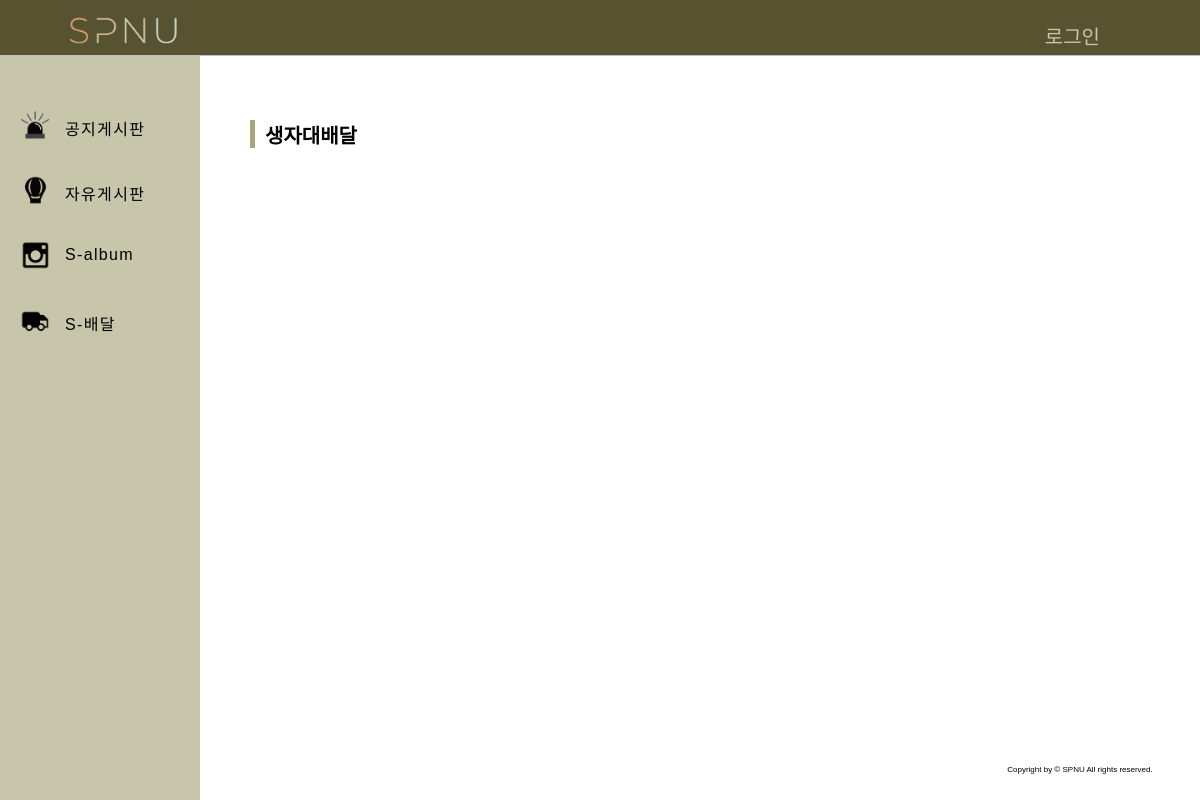
/delivery/, run on an earlier commit of the app's database.
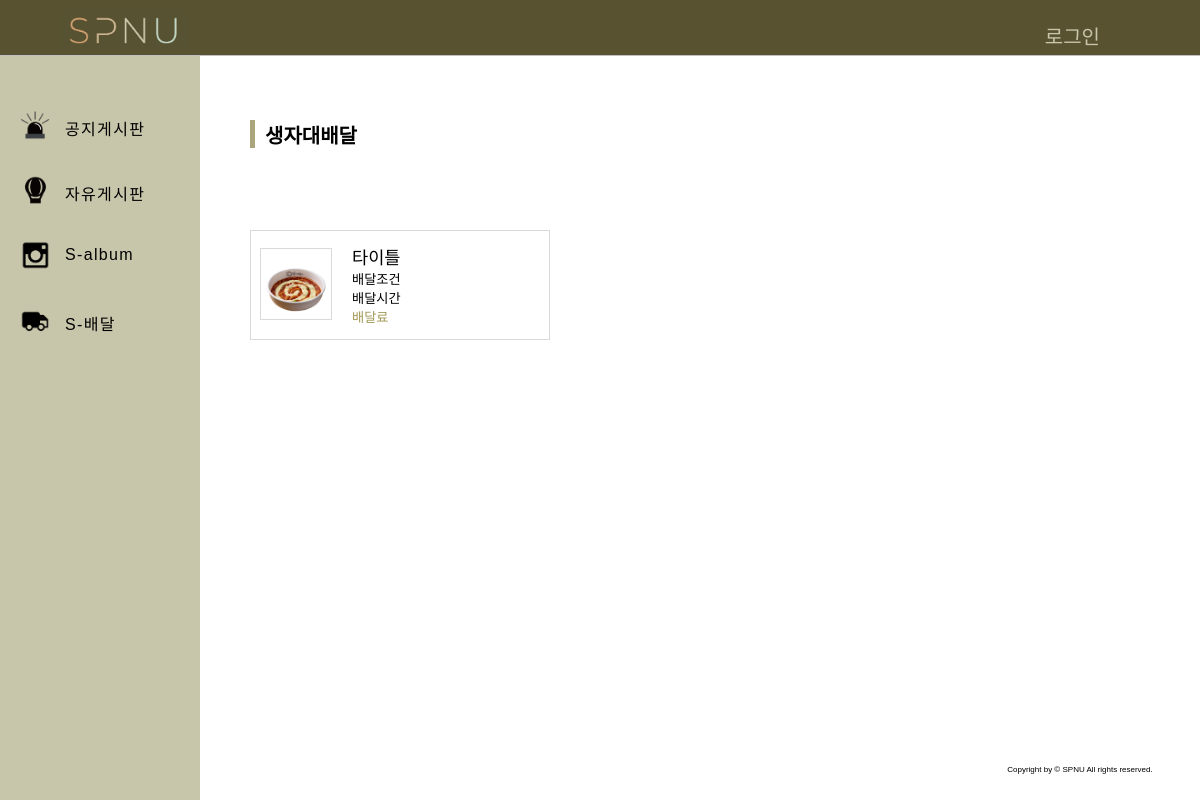
And on a later commit of the database.
### delivery/models.py (models this page shows, shortened)
class DeliveryList(models.Model):
    title = models.CharField(max_length=100, blank=True, null=True)
    image = models.ImageField(upload_to='image/', blank=True, null=True)
    text = RichTextUploadingField(null = True, blank =True)

### delivery/views.py (the view)
# urls.py: path('', include('delivery.urls')),
def delivery(request):
    delivery_lists = DeliveryList.objects.all()
    return render(request, 'delivery.html', {'delivery_lists' : delivery_lists})

### delivery/templates/delivery.html (shortened to what this page needs)
{% extends 'base.html' %}
{% block contents %}
{% load staticfiles %}
<div class="PageName">생자대배달</div>
<div class="pagecontent-delivery">
{% for delivery_list in delivery_lists %}
<div id="{{forloop.counter}}" class ="hello" >
<div class="DeliveryList-Container">
    <div class="restaurantBox" style="cursor : pointer;">
        <table class="restaurant-list-Table">
            <tbody class="restaurnt-list-tbody">
                <tr class="restaurnt-list-tr">
                    <td class="restaurnt-list-td" id="td1">
                        <div>
                            <img class="delivery-photo" src="{{delivery_list.image.url}}">
                        </div>
                    </td>
                    <td class="restaurnt-list-td" id="td2">
                        <div class="restaurants-info">
                            <div class="restaurant-name">{{delivery_list.title}}</div>
                            <div class="restaurant-deliveryCondition">배달조건</div>
                            <div class="restaurant-deliveryTime">배달시간</div>
                            <div class="restaurant-deliveryPrice">배달료</div>
                        </div>
                    </td>
                </tr>
            </tbody>
        </table>
    </div>
</div>
</div>
{% endfor %}
</div>
{% endblock contents %}

What changed in the data, as far as the page shows it:
added DeliveryList: image (picture), title "타이틀"
